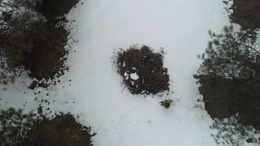
%> input picture Video2Nofire4.jpg, 260 x 146 px, shrunk from 1280 x 720 before the run
$ octave --eval "ST_MDAdemo;"   (GNU Octave 9; MATLAB toolbox functions it lacks are replaced by stand-ins)
%> lines starting %> are read from the running program, lines starting %| are printed output that depends on the picture
function ST_MDAdemo()
%demo for ST-MDA
filename = 'Video2Nofire4.jpg'; % non-fire target scene
Im = imread(filename);
%> Im is the input picture: size 146x260x3 uint8; mean R, G, B 119.9, 124.9, 124.6
[row,col,~] = size(Im);
%> row = 146; col = 260
[label,num] = superpixels(Im,floor(row*col/100));% superpixel samples
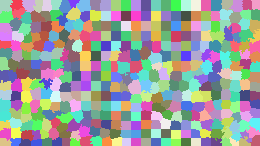
%> label: size 146x260 double; 389 distinct labels, from 1 to 389; one colour per label, 0 black
%> num = 389

[Sample,~] = PixelSample(Im,label); % get samples
Label = label(:);
% show superpixel segmentation
% figure;hold on;
% BW = boundarymask(label);
% imshow(imoverlay(Im,BW,'cyan'));

SuperSample = zeros(num,3);
for i=1:num
     SuperSample(i,:) = mean(Sample(Label==i,:));
end
%> after the loop, SuperSample = 389 rows, first 12: [113.2 118.6 119.9; 68.1 71.32 65.99; 52.49 54.38 48.81; 28.05 27.4 23.42; 19.4 18.03 15.6; 23.57 21.94 18.87; 30.45 30.97 25.42; 47.33 48.18 42.98; 154.9 163.9 164.6; 181.6 191.9 195.8; 191.2 200.4 206.2; 196.3 204 210.5]

X = SuperSample;
%> X has the same summary as SuperSample
D = pdist(X);
D = squareform(D);%distance matrix
W = zeros(size(D));
for i = 1:size(D,1), D(i,i)=inf; end
k_num = 3;
%% compute similarity matrix
for i = 1:size(X,1)
    [value,posi] = sort(D(:,i));
    KNN = posi(1:k_num,1);
    for j=1:k_num
        W(i,KNN(j)) = X(i,:)*X(KNN(j),:)'/( norm(X(i,:)) * norm(X(KNN(j),:)) );
    end
end
%> this loop made 389 passes
%> KNN on passes 1 to 3: [291; 211; 104], [312; 154; 82], [311; 155; 334]
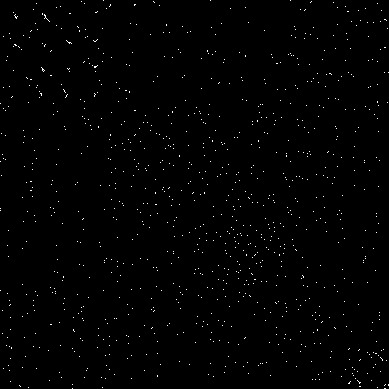
%> W: size 389x389 double; min 0, max 1, mean 0.00771
W = (W+W')/2; % avoid sigularity for symmetric matrix
D = diag(sum(W)); % redefine D
D = inv(D);
D = sqrt(D);
L =  D*W*D;

%> the run ends on the next line
load Class12Image;% load source classifiers, saved as "Class12Image.mat"
% [61 lines not run here, left out]
% [78 lines left out: functions PredictClf, TrainingClf, GetFireData, not called in this run]
function [X,Y] = PixelSample(Im,label)
Y = label;
R = Im(:,:,1);  G =  Im(:,:,2);   B = Im(:,:,3);
R = R(:);  G = G(:);   B = B(:);
X = double([R G B]);
end
